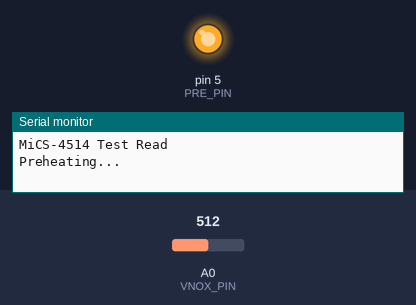
A sketch run on a simulated Arduino Uno, built with avr-gcc and run on an emulated ATmega328P. Parts: output pins drawn as LEDs (lit = HIGH), the last lines printed to the serial monitor. The test bench sets the inputs (shaded band); at power-on: A0 (VNOX_PIN) = 512.

Above: at 0.1 s.
At 11.2 s:
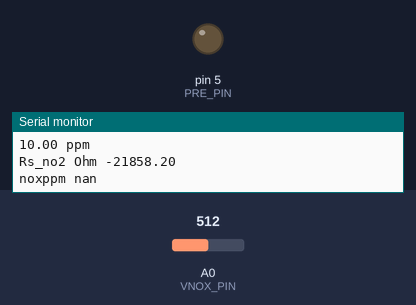
11.3 s: A0 (VNOX_PIN) set to 5
12.8 s: A0 (VNOX_PIN) set to 2
Timing chart, 0 to 15.8 s (numbered marks = the images above; inputs shaded):
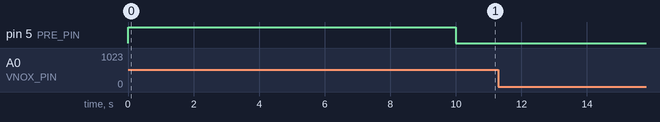

The sketch:

MICS-4514_Test.ino
```cpp
#define PRE_PIN          5
#define VNOX_PIN         A0
//#define VRED_PIN         A3

#define PRE_HEAT_SECONDS 10

int vnox_value = 0;
int vred_value = 0;
int NO2value = 0;
float NO2resistance;
float NO2seriesResistor = 22000;
float NO2measure = 0;

#define CALIB_R0_NO2      2200      // R0 calibration value for the NO2 sensor
#define CALIB_R0_CO       750000    // R0 calibration value for the CO sensor


void setup() {

  // Setup preheater pin
  pinMode(PRE_PIN, OUTPUT);

  // Initialize serial port
  Serial.begin(9600);
  Serial.println("MiCS-4514 Test Read");
  Serial.print("Preheating...");

  // Wait for preheating
  digitalWrite(PRE_PIN, 1);
  delay(PRE_HEAT_SECONDS * 1000);
  digitalWrite(PRE_PIN, 0);
  Serial.println("Done");
}

void loop() {

  // Read analog values, print them out, and wait
  vnox_value = analogRead(VNOX_PIN);
//  vred_value = analogRead(VRED_PIN);
  Serial.print("Vnox: ");
  Serial.print(vnox_value, DEC);
//  Serial.print(" Vred: ");
//  Serial.println(vred_value, DEC);

  int NO2rawInput = vnox_value;
  NO2resistance = NO2seriesResistor * ((1023.0 / NO2rawInput) - 1.0);
  NO2measure = NO2resistance / 100;
  Serial.print(',');
  Serial.println(NO2measure);

      Serial.print(calculatePPM(vnox_value));
      Serial.println(" ppm");

         Serial.print(noxppm(vnox_value));
      Serial.println(" ppm");

    josephppm(vnox_value);
  delay(1000);
}


float calculatePPM(int analogVal) {
  float v = 3.3;
  float mvoltage = (analogVal * (v / 1023.0)) / 1000;
  float rawSensorVal = ((1.8 * 2) / mvoltage) - 2;
  float ppm = pow(10, (log10(rawSensorVal) - 2.176) / (-1.737));
  return (ppm);
}

float noxppm(int reading){
  // Convert reading to voltage (Volts)
  float fVolt, fRes, fConc;
   unsigned long calib;
  fVolt = 3.3;
  fVolt *= reading;
  fVolt /= 1024.0;

  // Get Rs/R0 value
  calib = CALIB_R0_NO2;

  fRes = (5000.0/fVolt - 1000) / calib;

  // Convert to ppm
  if (fRes < 3.0)
    fRes = 3.0;
  if (fRes >= 3.0 && fRes < 8.0)
    fConc = (fRes - 0.5) / 0.25;
  else
    fConc = (fRes + 129.655) / 4.589;
  return fConc;
}

float josephppm(int adc0){
//  https://github.com/jo-seph/Mobisens/blob/master/mobisens7.6.ino
  float adc2=3.3;
    int Rload_no2     = 22000;
  int Rload_co      = 47000;
  float U_Rload_no2 = (adc0 * 0.0001875);
  float U_Board     = adc2 * 0.0001875; // Boardspannung
float I_no2       = (U_Rload_no2 / Rload_no2);
  float Rs_no2      = (U_Board - U_Rload_no2) / I_no2;
//  float Rs_co       = (U_Board - U_Rload_co ) / I_co ;

  int R0_no2 = 18000;


//  float U_Rload_no2 = (adc0 * 0.0001875);
//  float I_no2       = (U_Rload_no2 / Rload_no2);

  float RsR0_no2    = Rs_no2 / R0_no2;

// Serial.println(" ");
  Serial.print("Rs_no2 Ohm ");
  Serial.println(Rs_no2);

  // NoX in µg/m³   [ umr auf µg   *  ppm ]
  float noxppm = (pow(10, 0.993634072700759 * (log10(RsR0_no2) ) - 0.800900894085055));
  float nmue   = 1912.02966843778  * noxppm;

//    Serial.println(" ");
  Serial.print("noxppm ");
  Serial.println(noxppm);

}
```
